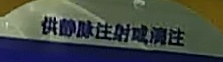
#> input picture Qiege_test/text_region_0.jpg, 223 x 62 px
$ python -i Test_OCR.py   (imports and definitions only)
#> lines starting #> are read from the running program, lines starting #| are printed output that depends on the picture
import platform
# import paddle
import os
import numpy as np
import cv2
import datetime
from rknnlite.api import RKNNLite
# from paddleocr import PaddleOCR
# [149 lines left out: functions create_dummy_images, postprocess_rknn_output, not called in this run]

import cv2

label_list = [0, 90, 180, 270]
# [210 lines left out: functions reverse_rotate_with_label, _clamp_padding, expand_box_points, sort_text_regions_reading_order, _points_to_rect, _rect_to_points and 2 more, not called in this run]


def extract_text_regions(original_image, output, scale_factor=1, threshold=0.3,
                         box_padding_ratio=0.10, min_box_padding=4,
                         max_box_padding=18, merge_boxes=True,
                         merge_kwargs=None, filter_edge_boxes=False,
                         edge_margin_ratio=0.035, edge_min_margin=8):
    """
    从原图中切分出所有检测到的文本区域

    参数:
    original_image: 原始输入图像 (H, W, C)
    output: 模型输出，形状为 [1, 1, H_out, W_out]
    scale_factor: 输出特征图到原图的缩放因子，默认为4
    threshold: 二值化阈值，默认为0.3

    返回:
    text_regions: 包含所有切分文本区域的列表
    text_boxes: 包含所有检测框坐标的列表（原图坐标系）
    """

    # 1. 获取概率图
    target_shape = original_image.shape[:2]
    prob_map = output if output.shape[:2] == target_shape else cv2.resize(
        output, (target_shape[1], target_shape[0])
    )

    # 2. 阈值分割
    binary_map = (prob_map > threshold).astype(np.uint8)

    # 3. 轮廓提取
    contours, _ = cv2.findContours(binary_map, cv2.RETR_LIST, cv2.CHAIN_APPROX_SIMPLE)

    # 4. 生成文本检测框（在特征图坐标系）
    text_boxes_feature = []
    for contour in contours:
        if len(contour) < 3:  # 至少需要3个点才能形成多边形
            continue
        box = cv2.minAreaRect(contour)
        text_boxes_feature.append(box)

    # 5. 坐标转换：从特征图坐标系转换到原图坐标系
    text_boxes_original = []
    for box in text_boxes_feature:
        # 获取旋转矩形的4个顶点
        points = cv2.boxPoints(box)
        # 缩放回原图尺寸
        points_original = points * scale_factor
        text_boxes_original.append(points_original)

    # 6. 从原图切分文本区域
    text_regions = []
    height, width = original_image.shape[:2]
    candidate_text_boxes = []

    for i, points in enumerate(text_boxes_original):
        # 获取4个顶点的坐标
        points = np.array(points, dtype=np.float32)

        # 确保所有点都在图像范围内
        points[:, 0] = np.clip(points[:, 0], 0, width - 1)
        points[:, 1] = np.clip(points[:, 1], 0, height - 1)
        points = expand_box_points(
            points,
            width,
            height,
            padding_ratio=box_padding_ratio,
            min_padding=min_box_padding,
            max_padding=max_box_padding
        )
        candidate_text_boxes.append(points)
        continue

        # 计算文本区域的边界
        x_min, y_min = np.min(points, axis=0)
        x_max, y_max = np.max(points, axis=0)

        # 扩大边界以包含整个文本（可选）
        x_min = max(0, int(x_min))
        y_min = max(0, int(y_min))
        x_max = min(width, int(x_max) + 1)
        y_max = min(height, int(y_max) + 1)

        # 如果是旋转文本，需要更复杂的处理
        if is_rotated_text(points):
            # 方法1：使用仿射变换校正旋转
            rotated_region = extract_rotated_text(original_image, points)
            if rotated_region is not None:
                text_regions.append(rotated_region)
                expanded_text_boxes.append(points)
        else:
            # 方法2：直接裁剪矩形区域
            text_region = original_image[y_min:y_max, x_min:x_max].copy()
            if text_region.size > 0:  # 确保区域有效
                text_regions.append(text_region)
                expanded_text_boxes.append(points)

    valid_text_boxes = []
    if filter_edge_boxes:
        before_filter = len(candidate_text_boxes)
        candidate_text_boxes = filter_edge_noise_boxes(
            candidate_text_boxes,
            width,
            height,
            margin_ratio=edge_margin_ratio,
            min_margin=edge_min_margin
        )
        if os.environ.get("YILIAO_RUNTIME_LOGS", "0").lower() in ("1", "true", "yes", "on"):
            print(f"edge filter: boxes {before_filter} -> {len(candidate_text_boxes)}")

    if merge_boxes:
        merge_kwargs = merge_kwargs or {}
        merged_text_boxes = merge_same_line_boxes(
            candidate_text_boxes,
            width,
            height,
            **merge_kwargs
        )
    else:
        merged_text_boxes = candidate_text_boxes

    for points in merged_text_boxes:
        x_min, y_min = np.min(points, axis=0)
        x_max, y_max = np.max(points, axis=0)
        x_min = max(0, int(x_min))
        y_min = max(0, int(y_min))
        x_max = min(width, int(x_max) + 1)
        y_max = min(height, int(y_max) + 1)

        if is_rotated_text(points):
            rotated_region = extract_rotated_text(original_image, points)
            if rotated_region is not None:
                text_regions.append(rotated_region)
                valid_text_boxes.append(points)
        else:
            text_region = original_image[y_min:y_max, x_min:x_max].copy()
            if text_region.size > 0:
                text_regions.append(text_region)
                valid_text_boxes.append(points)

    return sort_text_regions_reading_order(text_regions, valid_text_boxes)

# [449 lines left out: functions is_rotated_text, extract_rotated_text, load_ctc_character_list, ctc_greedy_decode_one, ctc_greedy_decode_indices, preprocess_rec_image and 9 more, not called in this run]


# [165 lines not run here, left out]

>>> import cv2
>>> picture = cv2.imread('Qiege_test/text_region_0.jpg', cv2.IMREAD_GRAYSCALE)
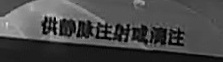
#> picture: shape (62, 223); min 0, max 222, mean 72.5
>>> result = extract_text_regions(picture, 'out.png')
#> (the run stopped early here; a loop or call above may not have finished)

$ run again, on Qiege_test/text_region_4.jpg
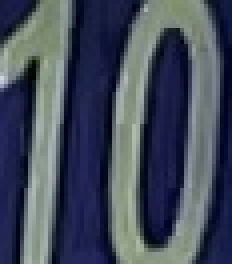
#> input picture Qiege_test/text_region_4.jpg, 58 x 66 px (shown 4 times larger)
#> `picture = cv2.imread('Qiege_test/text_region_0.jpg', cv2.IMREAD_GRAYSC..`:
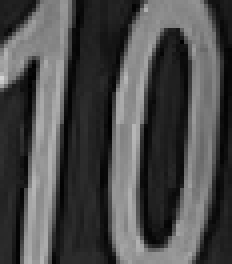
#> picture: shape (66, 58) (shown 4 times larger); min 0, max 212, mean 75

$ run again, on Qiege_test/text_region_5.jpg
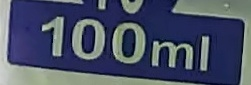
#> input picture Qiege_test/text_region_5.jpg, 251 x 85 px
#> `picture = cv2.imread('Qiege_test/text_region_0.jpg', cv2.IMREAD_GRAYSC..`:
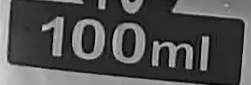
#> picture: shape (85, 251); min 0, max 212, mean 81.7
